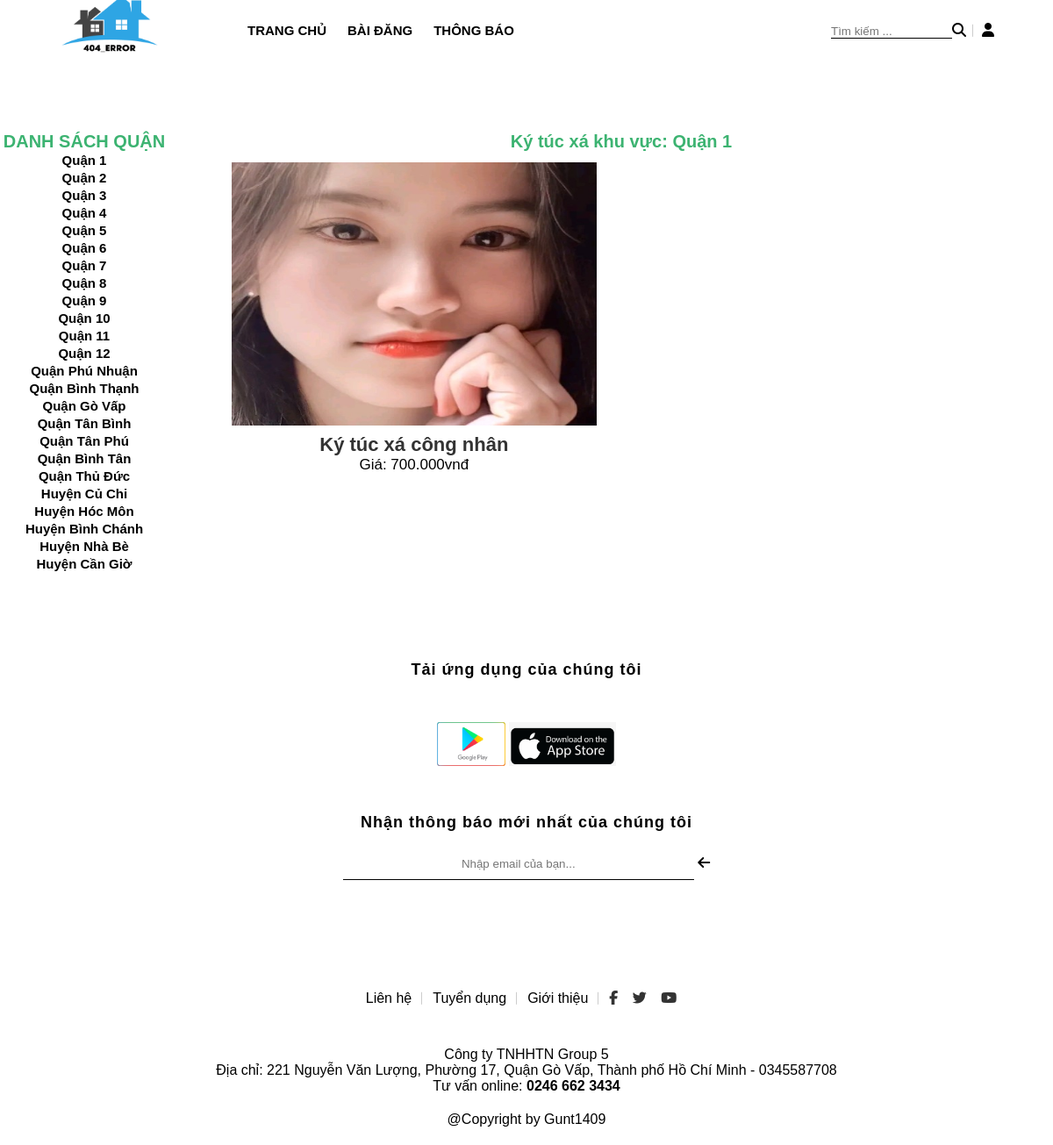
The app's page /baidang.php?quanly=danhmucquan&id=5 with its own data.
### tables this page shows
CREATE TABLE `tb_danhmucquan` (
  `id_quan` int(11) NOT NULL,
  `tenquan` varchar(30) NOT NULL
);

CREATE TABLE `tb_baidang` (
  `id_baidang` int(11) NOT NULL,
  `id_quan` int(100) NOT NULL,
  `tenbaidang` varchar(100) NOT NULL,
  `ngaydang` varchar(100) NOT NULL,
  `noidung` longtext NOT NULL,
  `hinhanh` varchar(300) NOT NULL,
  `sophong` int(100) NOT NULL,
  `tongsogiuong` int(100) NOT NULL,
  `gia` varchar(100) NOT NULL,
  `tinhtrang` int(100) NOT NULL,
  `phongtrong` varchar(300) NOT NULL,
  `giuongtrong` varchar(300) NOT NULL
);

### pages/main/danhmucquan.php (the view)
<?php
     $sql_pro = "SELECT * FROM tb_baidang WHERE tb_baidang.id_quan='$_GET[id]' ORDER BY id_baidang ASC";
     $query_pro = mysqli_query($mysqli,$sql_pro);
     $sql_cate = "SELECT * FROM tb_danhmucquan WHERE tb_danhmucquan.id_quan='$_GET[id]' LIMIT 1";
     $query_cate = mysqli_query($mysqli,$sql_cate);
     $row_title = mysqli_fetch_array($query_cate)
?>
<p style="text-align: center; font-size: 20px;"> <b style="color:mediumseagreen">Ký túc xá khu vực: <?php echo $row_title['tenquan'] ?> </b> </p>
<?php
      while($row_pro = mysqli_fetch_array($query_pro)){
?>
                    <div class="cartegory-right-content">
                        <a href="baidang.php?quanly=chitietbaidang&id=<?php echo $row_pro['id_baidang'] ?>">
                            <img src="admin/pageadmin/quanlybaidang/uploads/<?php echo $row_pro['hinhanh'] ?>" alt="">
                            <h1><?php  echo $row_pro['tenbaidang'] ?></h1>
                            <p>Giá: <?php echo number_format($row_pro['gia'],0,',','.').'vnđ' ?>  </p>
                        </a>
                    </div>
 <?php
  }
 ?>

### pages/sidebar/sidebar.php
<div class="cartegory-left">
                    <li class="cartegory-left-li"> <a href=""> <b style="color:mediumseagreen">DANH SÁCH QUẬN</b> </a> </li>
                    <ul class="list_cartegory">
                        <?php
                            $sql_danhmucquan = "SELECT * FROM tb_danhmucquan ORDER BY id_quan ASC";
                            $query_danhmucquan = mysqli_query($mysqli,$sql_danhmucquan);
                            while($row=mysqli_fetch_array($query_danhmucquan)){
                        ?>
                        <li><a  href="baidang.php?quanly=danhmucquan&id=<?php echo $row['id_quan'] ?>"> <?php echo $row['tenquan'] ?> </a></li>
                        <?php
                            }
                        ?>
                    </ul>
                </div>

### style.css (style rules this page uses)
* { margin: 0; padding: 0; box-sizing: border-box; font-family: Arial, Helvetica, sans-serif; }
li { list-style: none; }
a { text-decoration: none; color: black; }
.cartegory-left { border: 1px solid none; height: auto; width:16%; margin-top: 50px; float: left; }
.cartegory-left-li { text-align: center; color: #000; font-size: 20px; }
.list_cartegory { text-align: center; }
.list_cartegory > li { padding: 0 12px; position: relative; }
.list_cartegory > li a { font-size: 15px; font-weight: bold!important; display: block; line-height: 20px; }
.cartegory-right-content { width: 48%; text-align: center; padding: 12px 0; float: left; margin-left: 2%; }
.cartegory-right-content h1 { font-size: 22px; font-family: var(--main-text-font); margin-top: 5px; color: #333333; }
.cartegory-right-content img { width: 88%; height: 300px; }
.cartegory-right-content p { font-size: 17px; }

### records on screen
tb_danhmucquan: tenquan "Quận 1"
tb_danhmucquan: tenquan "Quận 2"
tb_danhmucquan: tenquan "Quận 3"
tb_danhmucquan: tenquan "Quận 4"
tb_danhmucquan: tenquan "Quận 5"
tb_danhmucquan: tenquan "Quận 6"
tb_danhmucquan: tenquan "Quận 7"
tb_danhmucquan: tenquan "Quận 8"
tb_danhmucquan: tenquan "Quận 9"
tb_danhmucquan: tenquan "Quận 10"
tb_danhmucquan: tenquan "Quận 11"
tb_danhmucquan: tenquan "Quận 12"
tb_danhmucquan: tenquan "Quận Phú Nhuận"
tb_danhmucquan: tenquan "Quận Bình Thạnh"
tb_danhmucquan: tenquan "Quận Gò Vấp"
tb_danhmucquan: tenquan "Quận Tân Bình"
tb_danhmucquan: tenquan "Quận Tân Phú"
tb_danhmucquan: tenquan "Quận Bình Tân"
tb_danhmucquan: tenquan "Quận Thủ Đức"
tb_danhmucquan: tenquan "Huyện Củ Chi"
tb_danhmucquan: tenquan "Huyện Hóc Môn"
tb_danhmucquan: tenquan "Huyện Bình Chánh"
tb_danhmucquan: tenquan "Huyện Nhà Bè"
tb_danhmucquan: tenquan "Huyện Cần Giờ"
tb_baidang: hinhanh (picture), tenbaidang "Ký túc xá công nhân", gia "700.000"
